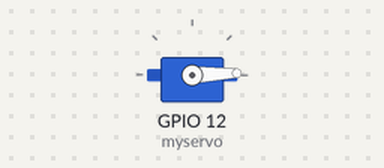
The sketch below on a simulated ESP32. Parts: servo. What the sketch prints to the serial monitor is not drawn.

Above: at 3.05 s.
At 4.3 s:
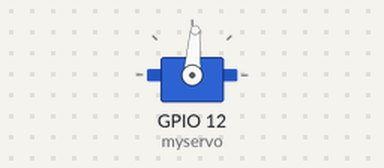
At 5.6 s:
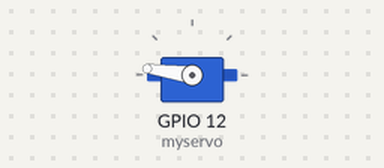
At 8.2 s:
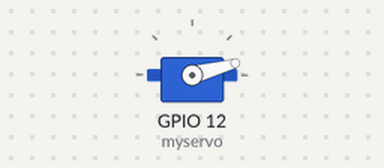
Timing chart, 0 to 10.1 s (numbered marks = the images above):
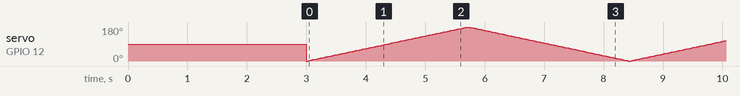

The sketch:

ESP_Servo.ino
```cpp
#include <ESP32Servo.h>
Servo myservo;
int pos = 0; // store servo angle

void setup() {
  Serial.begin(9600);
  myservo.attach(12); // Servo connected to GPIO 12
  Serial.println("Start Servo");
  Serial.print("Angle = 90 deg");
  myservo.write(90); // Move to center position
  Serial.println("Fix small gear");
  delay(3000);
}

void loop() {
  for (pos = 0; pos <= 180; pos++) {
    myservo.write(pos);
    delay(15);
  }
  for (pos = 180; pos >= 0; pos--) {
    myservo.write(pos);
    delay(15);
  }
}
```
